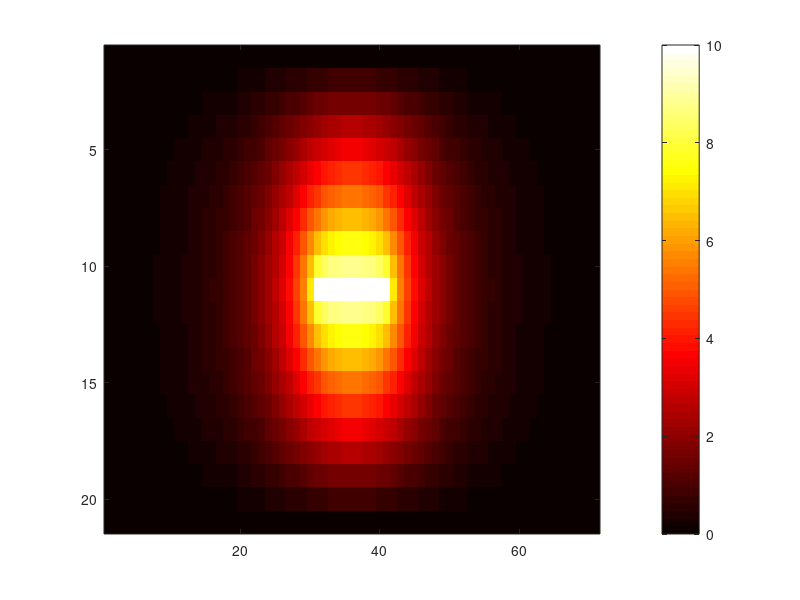
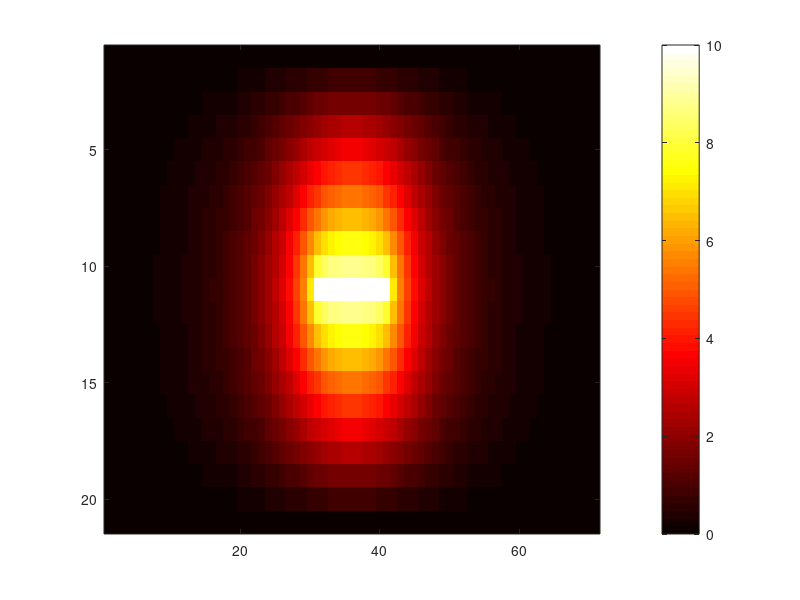

Source code (MATLAB) for these figures, in order:
%% %%%%%%%%%%%%%%%%%%%%%%%%%%%%%%%%%%%%%%%%%%%%% %%
%% Computation for Transmission Line Geometry    %%
%% Anthony Gasbarro                              %%
%% EE 675                                        %%    
%% %%%%%%%%%%%%%%%%%%%%%%%%%%%%%%%%%%%%%%%%%%%%% %%
clearvars;
close all;
clc;
%% Given Data Parameters %%

%Dimensions of TL
    height = 2; %overall height given as 2.02, rounded down to 2
    width= 7;  %overall width

%Conductor Parameters
    widthConductor = 1.00; 
    thicknessConductor = 0; %Assume thickness to be zero
%Dielectric Parameters
    heightDielectric = 1.00; %dielectric height per given data
    ErDielectric = 9.6;
    
%Universal Constants
    E0 = 8.854*10^(-12); %permittivity of free space (F/m)
    c = 299792458; %speed of light in a vaccuum(m/s)


%% Adjustable parameters %%

%potential of the conductor 
    phiConductor = 10.00; 

%size of mesh
    h = 0.1;
    
%Contour Distance from Center Conductor
%this is a value that the distance from the center conductor is divided by
    contour = 2;
    
%User can designate potential for edges
    leftPotential = 0;
    rightPotential = 0;
    topPotential = 0;
    bottomPotential = 0;

%% Generation of Matrices A and B %%

%dimensions of points for phi matrix
    colMax = (width/h)-1;
    rowMax = (height/h)-1; 

%determine 'n' for A matrix    
    nodesTotal = rowMax*colMax;
    
%determine given parameter dimensions as nodes in the phi matrix
    
    %height of dielectric nodes along y axis, and section above
        yDielectric = (heightDielectric/h);
        yAboveDielectric = rowMax - yDielectric;
        
    %width of conductor nodes along x axis, and sections to side
        xConductorWidth = (widthConductor/h) + 1;
        xNextToConductor = (colMax - xConductorWidth)/2;
    

%The whole computation will run two times consecutively
%the first run will find capacitance with all air 
%the second run will compute capacitance with Dielectric
for run = 1:2   
    if(run == 1)
        Er = 1; %set capacitance for air
    else
        Er = ErDielectric;
        capacitanceAir = capacitance;
        outputMatrixAir = outputMatrix;
        phiMatrixAir = phiMatrix;
        AmatrixAir = Amatrix;
        BmatrixAir = Bmatrix;
    end
    
    % generate 'A' Matrix with diagonal -4's, along with empty 'B' matrix
    Amatrix = eye(nodesTotal, nodesTotal)*-4;
    Bmatrix = zeros(nodesTotal, 1);
   
    % iterate through each row to fill in 'A' and 'B' matrices
    % 'i' is used as the iterator throughout the 'A' and 'B' matrices
    % x,y are used to determine position within the phi matrix
    for i = 1:nodesTotal

        %create an x,y point for reference in the phi matrix
        %y is determined as the modulus of x since, y-axis for tables 
        %are inversed from typical i,j notation
        x = mod(i,colMax);
        y = fix(i/colMax)+1; 

        %account for rows that are divisible by rmax
        if(x == 0)
            x = colMax;
            y = y-1;
        end

        %Conditional flags for special conditions
        %above, below, left, right of, and at conductor
        %left, right, top, bottom edges of mesh
        %conditional flags are set by if statements below 
        %all flags are initialized to zero at each loop iteration

            aboveConductor = 0; %current x-position is just above conductor
            belowConductor = 0; %current x-position is just below conductor
            onConductor = 0; %current x,y position is on top of the conductor
            leftOfConductor = 0;
            rightOfConductor = 0;
            leftEdge = 0;
            rightEdge = 0;
            topEdge = 0;
            bottomEdge = 0;

        % The following computations are broken into two major sections
        % when at the dielectric interface and when not at the interface
        % Base case is when not at dielectric interface
        if(y ~= yAboveDielectric+1)

            %Determine if at nodes above/below conductor
            %first check if x-position is within conductor bounds
            %then check if at a node directly above or below and mark flag
            %then finally calculate value stored in Bmatrix by subtracting
            if((x > xNextToConductor) && (x <= (xNextToConductor + xConductorWidth)))
                if(y == yAboveDielectric)
                    aboveConductor = 1;
                    Bmatrix(i) = Bmatrix(i) - phiConductor;
                elseif(y == yAboveDielectric + 2)
                    belowConductor = 1;
                    Bmatrix(i) = Bmatrix(i) - phiConductor;
                end
            end 

            % This section determines if at an Edge in the phi matrix
            % and subtracts potential from 'B' matrix element 
            % first a flag is set to determine if at a boundary,
            % then potential is updated based on input values above  
            if(x == 1)
                leftEdge = 1;
                Bmatrix(i) = Bmatrix(i) - leftPotential;
            end

            if(x == colMax)
                rightEdge=1;
                Bmatrix(i) = Bmatrix(i) - rightPotential;
            end

            if(y == 1)
                topEdge=1;
                Bmatrix(i) = Bmatrix(i) - topPotential;
            end

            if(y == rowMax)
                bottomEdge=1;
                Bmatrix(i) = Bmatrix(i) - bottomPotential;
            end

            %The set the 1's if no edge or conductor nearby
            if(leftEdge == 0)
                Amatrix(i,i-1) = 1;
            end
            if(rightEdge == 0)
                Amatrix(i,i+1) = 1;
            end
            if(topEdge == 0 && belowConductor == 0)
                Amatrix(i, i-colMax) = 1;
            end
            if(bottomEdge == 0 && aboveConductor == 0)
                Amatrix(i, i+colMax) = 1;
            end


        % The 'else' case below handles second major section where 
        % 'y' is AT THE DIELECTRIC INTERFACE
        % this section is broken into the following cases: 
        %   -between conductor and edge 
        %   -on the conductor 
        %   -directly to the left/right of conductor,
        %   -and at an matrix edge 
        %   -if at interface with no edge or conductor
        else

            % Determine if NOT on the conductor and compute potential
            if(x <= xNextToConductor || x>xConductorWidth+xNextToConductor)
                Amatrix(i,i) = -4*(Er + 1);

            % if ON conductor set flag and set 'A' and 'B' matrix values  
            else
                onConductor = 1;
                Amatrix(i,i) = 1;
                Bmatrix(i) = phiConductor;

            end

            % The following section accounts for if directly to the left then if
            % directly to the right of the conductor 
            if(onConductor == 0)
                if(x == xNextToConductor) 
                    leftOfConductor = 1;
                    Bmatrix(i) = Bmatrix(i) - (Er + 1)*phiConductor;

                elseif(x == (xConductorWidth + xNextToConductor + 1))
                    rightOfConductor = 1;
                    Bmatrix(i) = Bmatrix(i) - (Er + 1)*phiConductor;  
                end

                % The next section is for determining edge calculations 
                % while at the dielectric interface
                if(x == 1)
                    leftEdge = 1;
                    Bmatrix(i) = Bmatrix(i) - (Er + 1)*leftPotential;
                end

                if(x == colMax)
                    rightEdge = 1;
                    Bmatrix(i) = Bmatrix(i) - (Er + 1)*rightPotential;
                end

                if(y == 1)
                    topEdge = 1;
                    Bmatrix(i) = Bmatrix(i) - topPotential*2;
                end 

                if(y == rowMax)
                    bottomEdge = 1;
                    Bmatrix(i) = (i) - Er*bottomPotential*2;
                end

                %This section handles cases where there is no conductor and
                %no edge adjacent to the node
                if(leftEdge == 0 && rightOfConductor == 0) 
                    Amatrix(i, i-1) = Er+1; 
                end
                if(rightEdge == 0 && leftOfConductor == 0)
                    Amatrix(i, i+1) = Er+1;
                end
                if(topEdge == 0)
                    Amatrix(i, i-colMax) = 2;
                end
                if(bottomEdge == 0)
                    Amatrix(i, i+colMax) = Er*2;
                end
            end
        end
    end

    %% Generate phi Matrix and place values in Output matrix


    % Multiply 'A' matrix by inverse 'B' matrix to create Phi Matrix
    phiMatrix = mldivide(Amatrix, Bmatrix);

    % Create Output Matrix to store Phi Outputs
    outputMatrix = zeros(rowMax+2, colMax+2);

    %Create dimension references for output matrix
        rowMaxOutput = rowMax + 2;
        colMaxOutput = colMax + 2;

        % set user input potential values to output matrix boundaries
        for i = 2:rowMax+1
            outputMatrix(i,1) = leftPotential;
        end

        for i = 2:rowMax+1
            outputMatrix(i,rowMax+2) = rightPotential;
        end

        for i = 2:colMax+1
            outputMatrix(1, i) = topPotential;
        end

        for i = 2:colMax+1
            outputMatrix(rowMax+2, i) = bottomPotential;
        end

        % Iterate through phi matrix and place values inside of output Matrix
        i = 1;
        for x = 2:rowMax+1
            for y = 2:colMax+1
                 outputMatrix(x,y) = phiMatrix(i);
                 i = i+1;
            end
        end

     %% Compute Capacitance Based on Output Matrix and Contour   

    % initialize charge value to zero
        q = 0;

    % The following calculates the contour based on the fraction input when
    % initalizing variables
        leftContour = fix((colMaxOutput - xConductorWidth)/(2*contour))+1;
        rightContour = colMaxOutput - leftContour;
        topContour = fix((rowMaxOutput - yDielectric)/contour)+1;
        bottomContour = rowMaxOutput - fix(yDielectric/contour);

     yDielectricInterface =  rowMaxOutput-yDielectric - 1; 
     
     %Iterate through contour and determine charge by adding up values in each
     %cell of the output matrix three situations are taken into account whether
     %a particular node is at the above, at, or below the dielectric interface
     %first iterate top to bottom doing both inside and outside left/right sides
     for i = topContour+1:bottomContour-1

         %for above the Dielectric Interface
         %only factor E0, permitivity in air
         %take both sides and divide by two
         if(i < yDielectricInterface)
             q = q +(E0*(outputMatrix(i, leftContour-1)- outputMatrix(i, leftContour+1))/2);
             q = q +(E0*(outputMatrix(i, rightContour+1)-outputMatrix(i, rightContour-1))/2);

         %for when AT the Dielectric Interface
         %factor both E0 and ER and divide by 1/4th
         elseif(i == yDielectricInterface)
             q = q +(E0*(outputMatrix(i, leftContour-1)- outputMatrix(i, leftContour+1))/4);
             q = q +(E0*(outputMatrix(i, rightContour+1)-outputMatrix(i, rightContour-1))/4);
             q = q +(Er*E0*(outputMatrix(i, leftContour-1)- outputMatrix(i, leftContour+1))/4);
             q = q +(Er*E0*(outputMatrix(i, rightContour+1)-outputMatrix(i, rightContour-1))/4);
         else
             q = q +(Er*E0*(outputMatrix(i, leftContour-1)- outputMatrix(i, leftContour+1))/2);
             q = q +(Er*E0*(outputMatrix(i, rightContour+1)-outputMatrix(i, rightContour-1))/2);

         end

     end

    %next iterate from left to right while computing top and bottom
    %top side only factors E0 since it is above Dielectric Interface
    for i = leftContour+1:rightContour-1
        q = q +(E0*(outputMatrix(topContour-1, i)- outputMatrix(topContour+1, i))/2);
        q = q +(Er*E0*(outputMatrix(bottomContour+1, i)-outputMatrix(bottomContour-1, i))/2);
    end

    %use final accumulated charge value to compute capacitance
    capacitance = -q/phiConductor;

end
%% Compute Impedance and Velocity of Propegation

Z = 1/(c*sqrt(capacitanceAir*capacitance));
Vp = c*sqrt(capacitanceAir/capacitance);

%% Generate output and Display on Figures

%Display Air output on heatmap
figure('Name','Air Run','NumberTitle','off');
imagesc(outputMatrixAir)
hold on
colormap(hot)
colorbar
hold off

%Display Dielectric output on heatmap
figure('Name','Dielectric Run','NumberTitle','off');
imagesc(outputMatrix)
hold on
colormap(hot)
colorbar
hold off

fprintf("*************Computation Complete*************\n")
fprintf("Capacitance with Air = %d\n",capacitanceAir);
fprintf("Capacitance with Dielectric = %d\n",capacitance);
fprintf("Characteristic Impedance = %d\n", Z);
fprintf("Velocity of Propegation = %d\n",Vp);